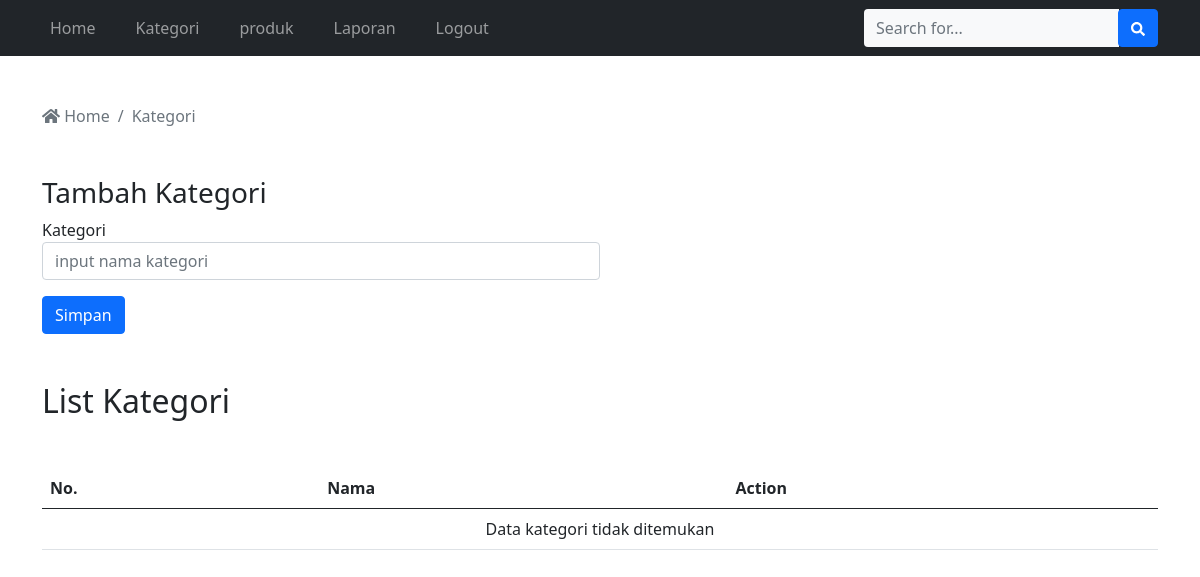
The page /adminpanel/kategori.php (signed in) on the database as committed earlier.
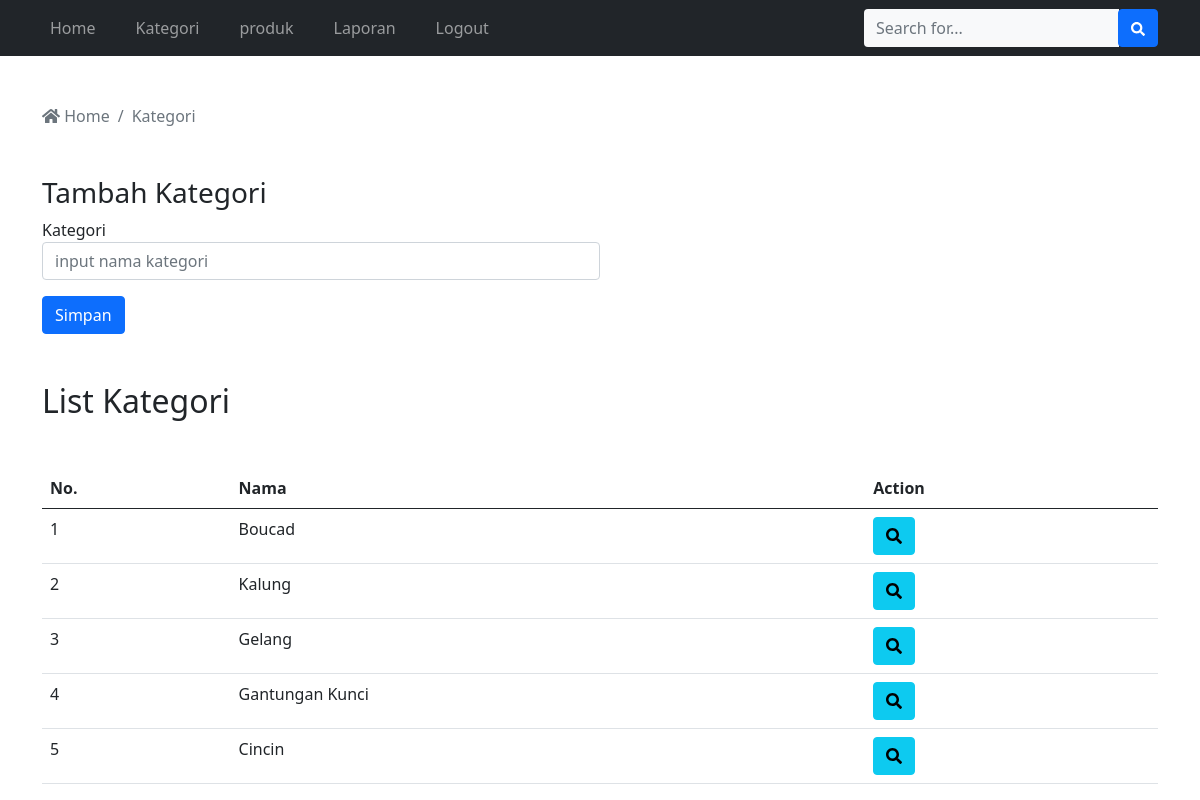
The same page on the database as committed later.
### tables this page shows
CREATE TABLE `kategori` (
  `id_kategori` int(11) NOT NULL,
  `nama` varchar(255) NOT NULL
);

### adminpanel/kategori.php (the view, shortened to what this page needs)
<?php
require "koneksi.php";
$queryKategori = mysqli_query($con, "SELECT * FROM kategori");
$jumlahKategori = mysqli_num_rows($queryKategori);
?>
<!DOCTYPE html>
<html lang="en">
<head>
    <link rel="stylesheet" href="../bootstrap/css/bootstrap.min.css">
    <link rel="stylesheet" href="../fontawesome/css/fontawesome.min.css">
</head>
<body>
    <?php require"navbar.php"; ?>
    <div class="container mt-5">
        <nav aria-label="breadcrumb">
            <ol class="breadcrumb">
                <li class="breadcrumb-item active" aria-current="page">
                    <a href="../adminpanel" class="no-decoration text-muted">
                        <i class="fas fa-home"></i> Home
                    </a>
                </li>
                <li class="breadcrumb-item active" aria-current="page">
                    Kategori
                </li>
            </ol>
        </nav>
        <div class="my-5 col-12 col-md-6">
            <h3>Tambah Kategori</h3>
            <form action="" method="post">
                <div>
                    <label for="kategori">Kategori</label>
                    <input type="text" id="kategori" name="kategori" placeholder="input nama kategori" class="form-control">
                </div>
                <div class="mt-3">
                    <button class="btn btn-primary" type="submit" name="simpan_kategori">Simpan</button>
                </div>
            </form>
        </div>
        <div class="mt-3">
            <h2>List Kategori</h2>
            <div class="table-responsive mt-5">
                <table class="table">
                    <thead>
                        <tr>
                            <th>No.</th>
                            <th>Nama</th>
                            <th>Action</th>
                        </tr>
                    </thead>
                    <tbody>
                        <?php
                            if($jumlahKategori==0){
                        ?>
                            <tr>
                                <td colspan=3 class="text-center">Data kategori tidak ditemukan</td>
                            </tr>
                        <?php
                            }
                            else{
                                $jumlah = 1;
                                while($data=mysqli_fetch_array($queryKategori)){
                        ?>
                                    <tr>
                                        <td><?php echo $jumlah; ?></td>
                                        <td><?php echo $data['nama']; ?></td>
                                        <td>
                                            <a href="kategori-detail.php?id=<?php echo $data['id_kategori']; ?>" class="btn btn-info">
                                            <i class="fas fa-search"></i></a>
                                        </td>
                                    </tr>
                        <?php
                                $jumlah++;
                                }
                            }
                        ?>
                    </tbody>
                </table>
            </div>
        </div>
    </div>
</body>
</html>

### adminpanel/navbar.php (shortened to what this page needs)
<nav class="navbar navbar-expand-lg navbar-dark bg-dark">
  <div class="container">
    <div class="collapse navbar-collapse" id="navbarTogglerDemo02">
      <ul class="navbar-nav me-auto mb-2 mb-lg-0">
        <li class="nav-item me-4">
          <a class="nav-link" href="../adminpanel">Home</a>
        </li>
        <li class="nav-item me-4">
          <a class="nav-link" href="kategori.php">Kategori</a>
        </li>
        <li class="nav-item me-4">
          <a class="nav-link" href="produk.php">produk</a>
        </li>
        <li class="nav-item me-4">
          <a class="nav-link" href="laporan.php">Laporan</a>
        </li>
        <li class="nav-item me-4">
          <a class="nav-link" href="logout.php">Logout</a>
        </li>
      </ul>
    </div>
    <form
                        class="d-none d-sm-inline-block form-inline mr-auto ml-md-3 my-2 my-md-0 mw-100 navbar-search">
                        <div class="input-group">
                            <input type="text" class="form-control bg-light border-0 small" placeholder="Search for..."
                                aria-label="Search" aria-describedby="basic-addon2">
                            <div class="input-group-append">
                                <button class="btn btn-primary" type="button">
                                    <i class="fas fa-search fa-sm"></i>
                                </button>
                            </div>
                        </div>
        </form>
  </div>
</nav>

### adminpanel/kategori.php (style rules this page uses)
.no-decoration { text-decoration: none; }

Rows that differ between the two databases and show on the page:
added kategori: nama "Boucad"
added kategori: nama "Kalung"
added kategori: nama "Gelang"
added kategori: nama "Gantungan Kunci"
added kategori: nama "Cincin"
Other text that changed with them:
text no longer shown: "Data kategori tidak ditemukan"
